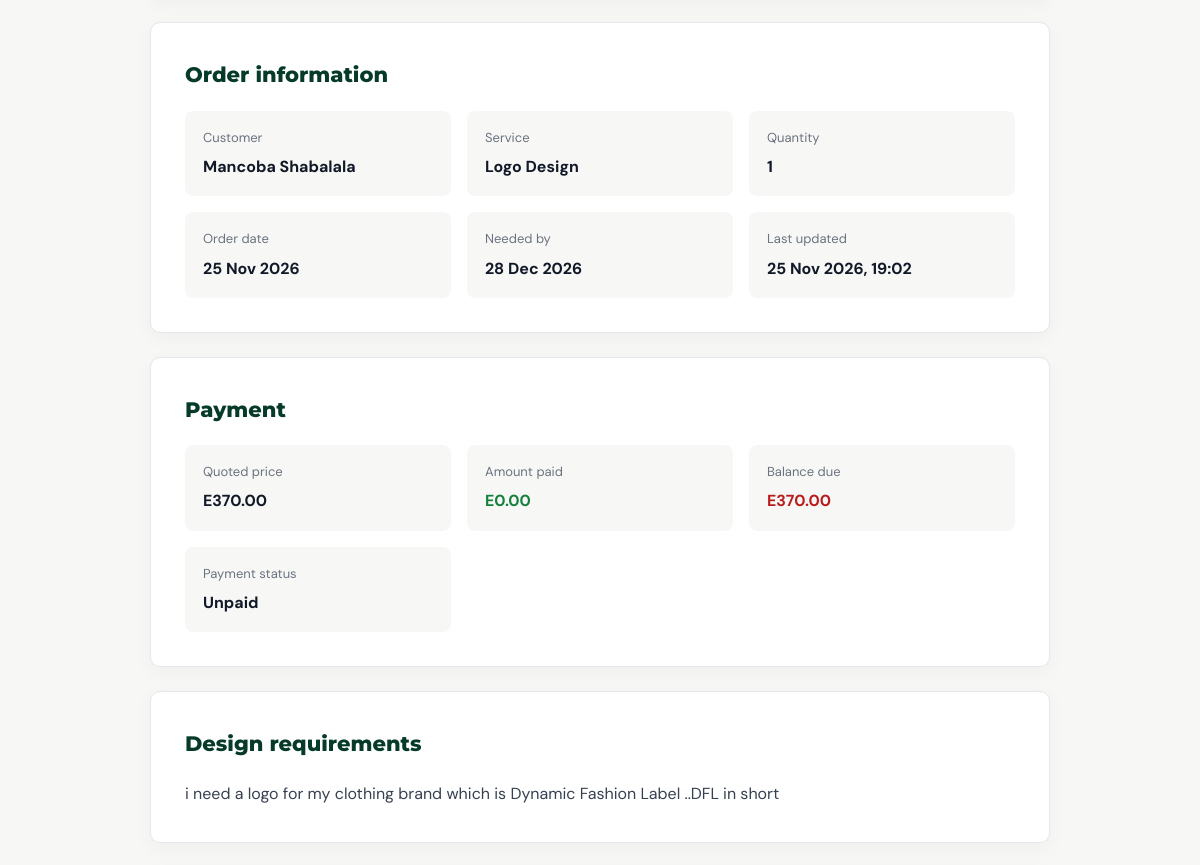
The page /track-order/NQ-772B125A/ (middle part) on the database as committed earlier.
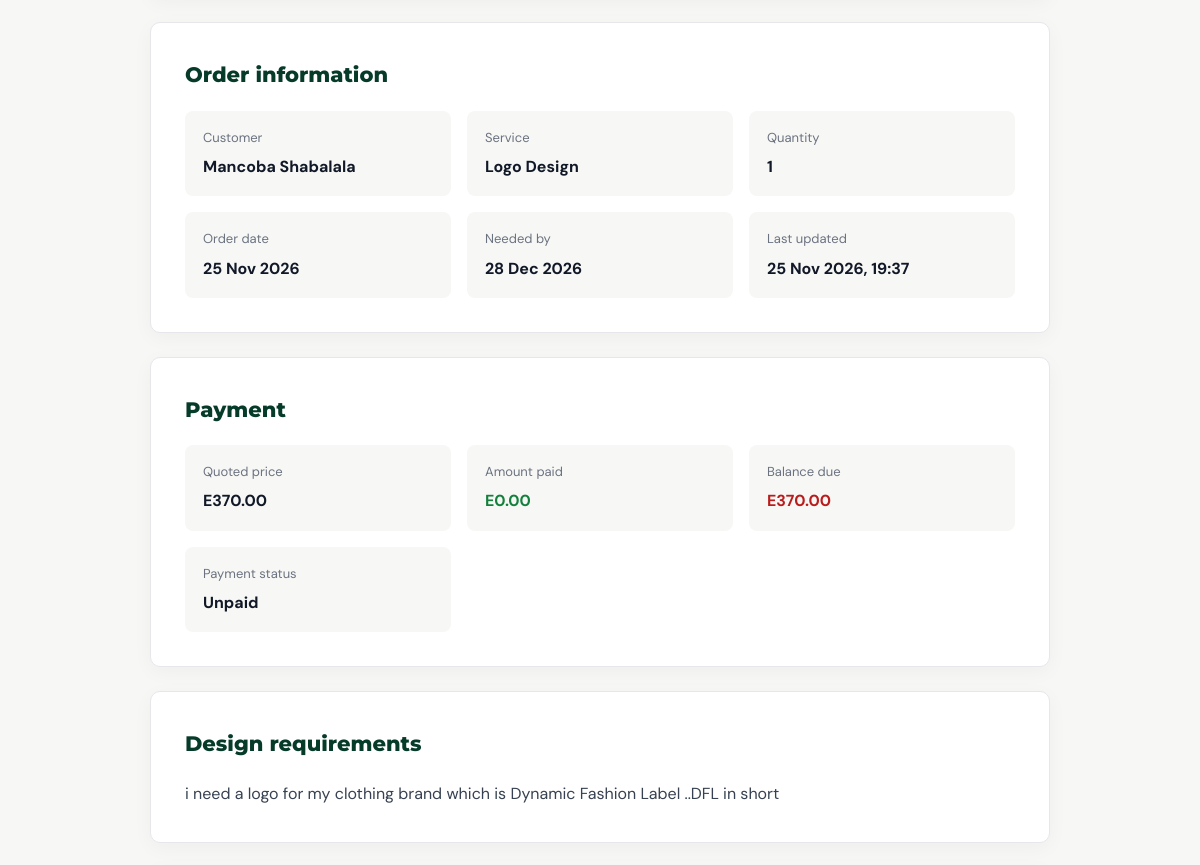
The same page on the database as committed later.
### shop/models.py (models this page shows, shortened)
class Order(models.Model):
    STATUS_CHOICES = [
        ('NEW', 'Order Received'),
        ('CONFIRMED', 'Confirmed'),
        ('IN_PROGRESS', 'Design In Progress'),
        ('REVIEW', 'Awaiting Client Review'),
        ('REVISION', 'Revision In Progress'),
        ('DONE', 'Completed'),
        ('DELIVERED', 'Delivered'),
        ('CANCELLED', 'Cancelled'),
    ]
    PAYMENT_STATUS_CHOICES = [
        ('UNPAID', 'Unpaid'),
        ('PARTIAL', 'Partially Paid'),
        ('PAID', 'Fully Paid'),
    ]
    tracking_number = models.CharField(
        max_length=20,
        unique=True,
        blank=True,
        null=True,
        editable=False,
        db_index=True
    )
    customer_name = models.CharField(
        max_length=100
    )
    whatsapp = models.CharField(
        max_length=20
    )
    email = models.EmailField()
    service = models.ForeignKey(
        Service,
        on_delete=models.PROTECT,
        related_name='orders'
    )
    details = models.TextField()
    quantity = models.PositiveIntegerField(
        default=1
    )
    deadline = models.DateField()
    status = models.CharField(
        max_length=20,
        choices=STATUS_CHOICES,
        default='NEW',
        db_index=True
    )
    progress_note = models.TextField(
        blank=True,
        default=''
    )
    quoted_price = models.DecimalField(
        max_digits=10,
        decimal_places=2,
        default=0
    )
    amount_paid = models.DecimalField(
        max_digits=10,
        decimal_places=2,
        default=0
    )
    payment_status = models.CharField(
        max_length=20,
        choices=PAYMENT_STATUS_CHOICES,
        default='UNPAID',
        db_index=True
    )
    created_at = models.DateTimeField(
        auto_now_add=True,
        db_index=True
    )
    updated_at = models.DateTimeField(
        auto_now=True
    )
    completed_at = models.DateTimeField(
        blank=True,
        null=True
    )
    @property
    def balance(self):
        return max(self.quoted_price - self.amount_paid, 0)
    @property
    def progress_percentage(self):
        progress_values = {
            'NEW': 10,
            'CONFIRMED': 20,
            'IN_PROGRESS': 50,
            'REVIEW': 75,
            'REVISION': 85,
            'DONE': 95,
            'DELIVERED': 100,
            'CANCELLED': 0,
        }
        return progress_values.get(self.status, 0)
    class Meta:
        ordering = ['-created_at']
        verbose_name = 'Customer Order'
        verbose_name_plural = 'Customer Orders'

class Service(models.Model):
    name = models.CharField(
        max_length=100
    )
    price = models.DecimalField(
        max_digits=8,
        decimal_places=2
    )
    description = models.TextField()
    delivery_days = models.IntegerField(
        default=3
    )
    image = models.ImageField(
        upload_to='services/',
        blank=True,
        null=True
    )
    is_active = models.BooleanField(
        default=True,
        help_text='Untick to hide this service from the website '
                  'without deleting it.'
    )
    created_at = models.DateTimeField(
        auto_now_add=True
    )
    class Meta:
        ordering = ['name']

### shop/views.py (the view, shortened to what this page needs)
def order_tracking(request, tracking_number):
    order = get_object_or_404(
        Order.objects.select_related('service'),
        tracking_number=tracking_number.upper()
    )
    return render(request, 'shop/order_details.html', {
        'order': order
    })

### shop/context_processors.py (called while the page is built)
def site_info(request):
    return {
        'COMPANY_NAME': settings.COMPANY_NAME,
        'COMPANY_TAGLINE': settings.COMPANY_TAGLINE,
        'CURRENCY': settings.CURRENCY,
        'WHATSAPP_NUMBER': settings.WHATSAPP_NUMBER,
        'CONTACT_EMAIL': settings.CONTACT_EMAIL,
        'CONTACT_PHONES': settings.CONTACT_PHONES,
    }

### shop/templates/shop/order_details.html (shortened to what this page needs)
{% extends 'shop/base.html' %}
{% load static %}
{% block content %}
<section class="page-body">
    <div class="container" style="max-width: 900px;">
        <div class="panel">
            <h2>Order information</h2>
            <div class="info-grid">
                <div class="info-box">
                    <div class="info-label">Customer</div>
                    <div class="info-value">{{ order.customer_name }}</div>
                </div>
                <div class="info-box">
                    <div class="info-label">Service</div>
                    <div class="info-value">{{ order.service.name }}</div>
                </div>
                <div class="info-box">
                    <div class="info-label">Quantity</div>
                    <div class="info-value">{{ order.quantity }}</div>
                </div>
                <div class="info-box">
                    <div class="info-label">Order date</div>
                    <div class="info-value">{{ order.created_at|date:"d M Y" }}</div>
                </div>
                <div class="info-box">
                    <div class="info-label">Needed by</div>
                    <div class="info-value">{{ order.deadline|date:"d M Y" }}</div>
                </div>
                <div class="info-box">
                    <div class="info-label">Last updated</div>
                    <div class="info-value">{{ order.updated_at|date:"d M Y, H:i" }}</div>
                </div>
            </div>
        </div>
        <div class="panel">
            <h2>Payment</h2>
            <div class="info-grid">
                <div class="info-box">
                    <div class="info-label">Quoted price</div>
                    <div class="info-value">{{ CURRENCY }}{{ order.quoted_price|floatformat:2 }}</div>
                </div>
                <div class="info-box">
                    <div class="info-label">Amount paid</div>
                    <div class="info-value paid">{{ CURRENCY }}{{ order.amount_paid|floatformat:2 }}</div>
                </div>
                <div class="info-box">
                    <div class="info-label">Balance due</div>
                    <div class="info-value balance{% if order.balance <= 0 %} clear{% endif %}">
                        {{ CURRENCY }}{{ order.balance|floatformat:2 }}
                    </div>
                </div>
                <div class="info-box">
                    <div class="info-label">Payment status</div>
                    <div class="info-value">{{ order.get_payment_status_display }}</div>
                </div>
            </div>
        </div>
        <div class="panel">
            <h2>Design requirements</h2>
            <p style="line-height:1.8;color:var(--gray-dark);">{{ order.details|linebreaksbr }}</p>
        </div>
    </div>
</section>
{% endblock %}

### shop/templates/shop/base.html (shortened to what this page needs)
{% load static %}
<!DOCTYPE html>
<html lang="en">
<head>
</head>
<body>
    <main>
        {% block content %}
        {% endblock %}
    </main>
</body>
</html>

### shop/templates/shop/base.html (style rules this page uses)
:root { --primary: #063B2A; --primary-dark: #021F16; --primary-light: #0B5A40; --gold: #D4AF37; --gold-dark: #A38624; --gold-light: #F3D875; --gold-bg: #FBF6E3; --white: #FFFFFF; --off-white: #F7F8F5; --light-gray: #F1F3F1; --gray: #6B7280; --gray-dark: #374151; --dark: #111827; --black: #000000; --border: #E5E7EB; --font-primary: 'DM Sans', sans-serif; --font-heading: 'Montserrat', sans-serif; --container-width: 1250px; --transition: all 0.3s ease; --shadow-sm: 0 5px 20px rgba(0, 0, 0, 0.04); --shadow-md: 0 10px 35px rgba(0, 0, 0, 0.08); --shadow-lg: 0 20px 50px rgba(0, 0, 0, 0.12); }
* { margin: 0; padding: 0; box-sizing: border-box; }
html { scroll-behavior: smooth; scroll-padding-top: 100px; }
body { font-family: var(--font-primary); background: var(--white); color: var(--dark); line-height: 1.7; overflow-x: hidden; }
.container { width: min(90%, var(--container-width)); margin-inline: auto; }

### shop/templates/shop/_order_styles.html (style rules this page uses)
.page-body { background: var(--off-white); padding: 55px 0 90px; }
.panel { background: var(--white); border: 1px solid var(--border); border-radius: 10px; padding: 34px; box-shadow: var(--shadow-sm); margin-bottom: 24px; }
.panel h2 { font-family: var(--font-heading); color: var(--primary); font-size: 21px; font-weight: 800; margin-bottom: 18px; }
.info-grid { display: grid; grid-template-columns: repeat(auto-fit, minmax(200px, 1fr)); gap: 16px; }
.info-box { background: var(--off-white); border-radius: 8px; padding: 16px 18px; }
.info-label { font-size: 13px; color: var(--gray); margin-bottom: 4px; }
.info-value { font-weight: 700; color: var(--dark); word-break: break-word; }
.info-value.paid { color: #15803D; }
.info-value.balance { color: #B91C1C; }

Rows that differ between the two databases and show on the page:
changed Order "Mancoba Shabalala": updated_at "25 Nov 2026, 19:02" → "25 Nov 2026, 19:37"
